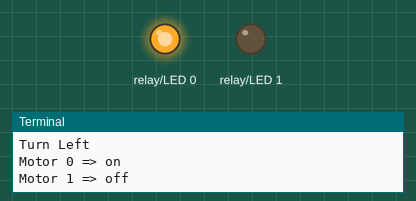
This program was run on a simulated Raspberry Pi (BCM pin numbers) with a PiFace Digital. Parts: output pins drawn as LEDs (lit = HIGH), the last lines printed to the terminal.

Above: at 0.05 s.
At 1.7 s:
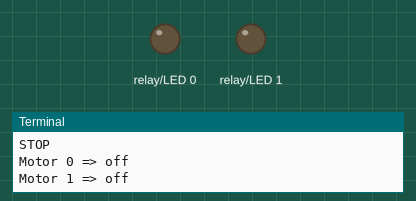
At 6.55 s:
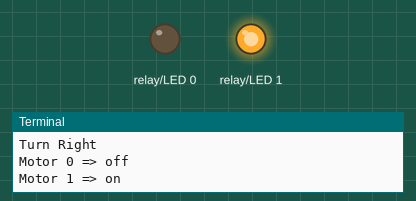
Timing chart, 0 to 7.4 s (numbered marks = the images above):
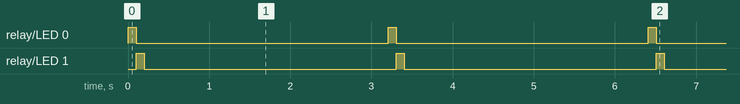

Measured:
- by itself, relay/LED 0, relay/LED 1: alternates HIGH for 0.10 s and LOW for 3.1 s
- by itself, everything shown: repeats every 3.2 s, in 3 steps

The program:

test.py
```python
#!/usr/bin/env python

#import piface.pfio as pfio
import pifacedigitalio as pfio
import time

pfio.init()

while(True):
	print ("================")
	print ("Turn Left")
	print ("Motor 0 => on")
	print ("Motor 1 => off")
	pfio.digital_write(0,1)
	pfio.digital_write(1,0)
	time.sleep (.1)

	print ("================")
	print ("Turn Right")
	print ("Motor 0 => off")
	print ("Motor 1 => on")
	pfio.digital_write(0,0)
	pfio.digital_write(1,1)
	time.sleep (.1)

	print ("================")
	print ("STOP")
	print ("Motor 0 => off")
	print ("Motor 1 => off")
	pfio.digital_write(0,0)
	pfio.digital_write(1,0)
	time.sleep (3)
```
